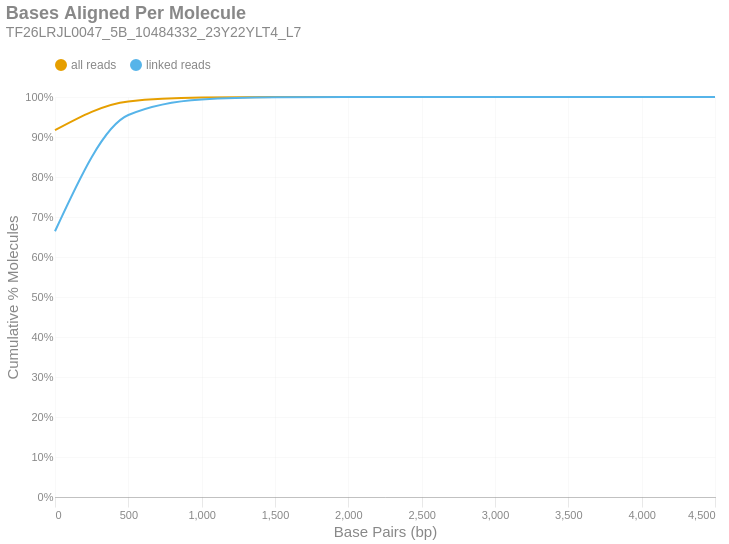

Here is the notebook cell this chart was saved with:
### Markdown cell above
### Bases Aligned Per Molecule
This is a cumulative frequency distribution showing the number of base pairs aligned per unique molecule. These data are shown in 500 bp bins. There are two distributions: one with `all reads` (yellow) and another with only `linked reads` (blue). The percent of molecules in the `linked reads` distribution is relative to the total number of linked molecules.

### Code cell
if SKIPLR:
    print_html(f"Skipped")
else:
    binned_df = consolidated_hist(valids['aligned_bp'], mask, 500, True)
    with SafeRender(binned_df):
        (
            density_plot(binned_df, 'Bases Aligned Per Molecule', samplename, 'basesper')
            .encode(
                x=alt.X('bin:Q', title="Base Pairs (bp)").axis(tickMinStep=500).scale(padding=0),
                y=alt.Y('value:Q', title='Cumulative % Molecules')
                    .axis(format='%')
                    .scale(domain = [0,1])
                    .stack(False),
                color=alt.Color("key:N").scale(domain = ["all reads", "linked reads"]),
                tooltip = [
                    alt.Tooltip("key:N", title = "Data Type"),
                    alt.Tooltip("range_label:N", title="Bases Aligned Per Molecule"),
                    alt.Tooltip("value:Q", format = ".2%", title="% Molecules (Cum.)")
                ]
            )
        ).display()

### Figure 1 — Vega-Lite specification as saved in the notebook (floating-point values rounded to 4 significant figures)
{"width": "container", "height": 400, "config": {"title": {"anchor": "start", "dy": -15, "fontSize": 18, "color": "#888888", "subtitleColor": "#888888", "subtitleFontSize": 14}, "arc": {"fill": "#0072B2"}, "axis": {"domainColor": "#888888", "domainWidth": 0.5, "gridWidth": 0.2, "grid": false, "titleFontWeight": 400, "titleFontSize": 15, "labelFontSize": 11, "labelColor": "#888888", "tickColor": "#888888", "tickWidth": 0.2, "titleColor": "#888888"}, "axisBand": {"grid": false}, "axisX": {"grid": true, "tickSize": 10, "domainCap": "round"}, "axisY": {"domain": false, "grid": true, "tickSize": 0, "domainCap": "round"}, "background": "transparent", "header": {"labelFontSize": 15, "labelColor": "#888888", "titleFontSize": 15, "titleFontWeight": 600, "titleColor": "#888888"}, "legend": {"labelFont": "sans-serif", "labelFontSize": 12, "labelColor": "#888888", "symbolSize": 100, "symbolType": "circle", "titleFontSize": 12, "titlePadding": 10, "titleColor": "#888888", "title": null, "orient": "top"}, "range": {"category": ["#E69F00", "#56B4E9", "#009E73", "#F0E442", "#0072B2", "#D55E00", "#CC79A7", "#000000"], "diverging": ["#cfe8f3", "#a2d4ec", "#73bfe2", "#46abdb", "#1696d2", "#12719e"]}, "area": {"fill": "#0072B2", "fillOpacity": 0.7, "line": true, "strokeOpacity": 0.7}, "line": {"color": "#0072B2", "stroke": "#0072B2", "strokeWidth": 2}, "trail": {"color": "#0072B2", "stroke": "#0072B2", "strokeWidth": 0, "size": 1}, "point": {"filled": true, "fillOpacity": 1.0, "size": 95}, "text": {"color": "#888888", "fontSize": 11, "align": "right", "fontWeight": 400, "size": 11}, "bar": {"fill": "#0072B2", "stroke": null}, "view": {"stroke": null, "continuousWidth": 660, "continuousHeight": 400}}, "data": {"name": "data-1f7e0c2979174f82895bb931b5cee06a"}, "mark": {"type": "line", "interpolate": "monotone", "point": {"opacity": 0, "size": 275}}, "encoding": {"color": {"field": "key", "scale": {"domain": ["all reads", "linked reads"]}, "type": "nominal"}, "tooltip": [{"field": "key", "title": "Data Type", "type": "nominal"}, {"field": "range_label", "title": "Bases Aligned Per Molecule", "type": "nominal"}, {"field": "value", "format": ".2%", "title": "% Molecules (Cum.)", "type": "quantitative"}], "x": {"axis": {"tickMinStep": 500}, "field": "bin", "scale": {"padding": 0}, "title": "Base Pairs (bp)", "type": "quantitative"}, "y": {"axis": {"format": "%"}, "field": "value", "scale": {"domain": [0, 1]}, "stack": false, "title": "Cumulative % Molecules", "type": "quantitative"}}, "params": [{"name": "param_c36ac31b6afebe62", "select": {"type": "point", "fields": ["key"]}, "bind": "legend"}], "title": {"text": "Bases Aligned Per Molecule", "subtitle": "TF26LRJL0047_5B_10484332_23Y22YLT4_L7"}, "transform": [{"fold": ["all reads (cumsum)", "linked reads (cumsum)"]}, {"calculate": "replace(datum.key, ' (cumsum)', '')", "as": "key"}, {"filter": {"param": "param_c36ac31b6afebe62"}}], "usermeta": {"embedOptions": {"downloadFileName": "TF26LRJL0047_5B_10484332_23Y22YLT4_L7.basesper"}}, "$schema": "https://vega.github.io/schema/vega-lite/v6.4.1.json", "datasets": {"data-1f7e0c2979174f82895bb931b5cee06a": [{"bin": "0.0", "interval": "0.0-500.0", "all reads": 0.9171, "linked reads": 0.6644, "all reads (cumsum)": 0.9171, "linked reads (cumsum)": 0.6644, "range_label": "0-499"}, {"bin": "500.0", "interval": "500.0-1000.0", "all reads": 0.07186, "linked reads": 0.2905, "all reads (cumsum)": 0.989, "linked reads (cumsum)": 0.9549, "range_label": "500-999"}, {"bin": "1000.0", "interval": "1000.0-1500.0", "all reads": 0.009505, "linked reads": 0.03892, "all reads (cumsum)": 0.9985, "linked reads (cumsum)": 0.9939, "range_label": "1000-1499"}, {"bin": "1500.0", "interval": "1500.0-2000.0", "all reads": 0.001276, "linked reads": 0.005256, "all reads (cumsum)": 0.9998, "linked reads (cumsum)": 0.9991, "range_label": "1500-1999"}, {"bin": "2000.0", "interval": "2000.0-2500.0", "all reads": 0.0001796, "linked reads": 0.0007424, "all reads (cumsum)": 1.0, "linked reads (cumsum)": 0.9999, "range_label": "2000-2499"}, {"bin": "2500.0", "interval": "2500.0-3000.0", "all reads": 2.925e-05, "linked reads": 0.0001211, "all reads (cumsum)": 1.0, "linked reads (cumsum)": 1.0, "range_label": "2500-2999"}, {"bin": "3000.0", "interval": "3000.0-3500.0", "all reads": 4.421e-06, "linked reads": 1.831e-05, "all reads (cumsum)": 1.0, "linked reads (cumsum)": 1.0, "range_label": "3000-3499"}, {"bin": "3500.0", "interval": "3500.0-4000.0", "all reads": 1.36e-06, "linked reads": 5.635e-06, "all reads (cumsum)": 1.0, "linked reads (cumsum)": 1.0, "range_label": "3500-3999"}, {"bin": "4000.0", "interval": "4000.0-4500.0", "all reads": 6.802e-07, "linked reads": 2.817e-06, "all reads (cumsum)": 1.0, "linked reads (cumsum)": 1.0, "range_label": "4000-4499"}, {"bin": "4500.0", "interval": "4500.0-5000.0", "all reads": 3.401e-07, "linked reads": 1.409e-06, "all reads (cumsum)": 1.0, "linked reads (cumsum)": 1.0, "range_label": "4500-4999"}]}}
